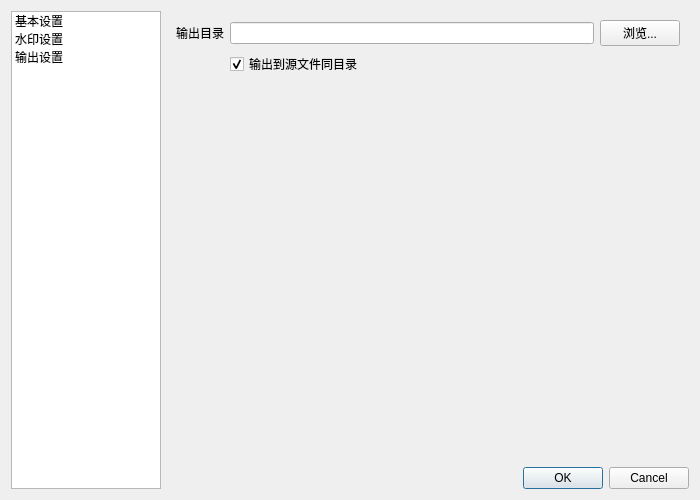
<?xml version="1.0" encoding="UTF-8"?>
<ui version="4.0">
 <class>SettingsDialog</class>
 <widget class="QDialog" name="SettingsDialog">
  <property name="geometry">
   <rect>
    <x>0</x>
    <y>0</y>
    <width>700</width>
    <height>500</height>
   </rect>
  </property>
  <property name="windowTitle">
   <string>设置</string>
  </property>
  <layout class="QHBoxLayout" name="horizontalLayout">
   <item>
    <widget class="QListWidget" name="listNav">
     <property name="maximumSize">
      <size>
       <width>150</width>
       <height>16777215</height>
      </size>
     </property>
     <item>
      <property name="text">
       <string>基本设置</string>
      </property>
     </item>
     <item>
      <property name="text">
       <string>水印设置</string>
      </property>
     </item>
     <item>
      <property name="text">
       <string>输出设置</string>
      </property>
     </item>
    </widget>
   </item>
   <item>
    <layout class="QVBoxLayout" name="rightLayout">
     <item>
      <widget class="QStackedWidget" name="stackedWidget">
       <property name="currentIndex">
        <number>0</number>
       </property>
       <widget class="QWidget" name="pageBasic">
        <layout class="QFormLayout" name="formLayoutBasic">
         <item row="0" column="0">
          <widget class="QLabel" name="label_1">
           <property name="text">
            <string>输出目录</string>
           </property>
          </widget>
         </item>
         <item row="0" column="1">
          <layout class="QHBoxLayout" name="hLayoutOut">
           <item>
            <widget class="QLineEdit" name="edtOutDir">
            <property name="readOnly">
             <bool>true</bool>
             </property>
            </widget>
           </item>
           <item>
            <widget class="QPushButton" name="btnBrowseOut">
             <property name="text">
              <string>浏览...</string>
             </property>
            </widget>
           </item>
          </layout>
         </item>
         <item row="1" column="1">
          <widget class="QCheckBox" name="chkSameDir">
           <property name="text">
            <string>输出到源文件同目录</string>
           </property>
           <property name="checked">
            <bool>true</bool>
           </property>
          </widget>
         </item>
        </layout>
       </widget>
       <widget class="QWidget" name="pageWatermark">
        <layout class="QFormLayout" name="formLayoutWm">
         <item row="0" column="0">
          <widget class="QLabel" name="label_type">
           <property name="text">
            <string>水印类型</string>
           </property>
          </widget>
         </item>
         <item row="0" column="1">
          <widget class="QComboBox" name="cmbType">
           <item>
            <property name="text">
             <string>图片水印</string>
            </property>
           </item>
           <item>
            <property name="text">
             <string>文字水印</string>
            </property>
           </item>
          </widget>
         </item>
         <item row="1" column="0">
          <widget class="QLabel" name="label_content">
           <property name="text">
            <string>内容/路径</string>
           </property>
          </widget>
         </item>
         <item row="1" column="1">
          <layout class="QHBoxLayout" name="hLayoutWmContent">
           <item>
            <widget class="QLineEdit" name="edtWmContent"/>
           </item>
           <item>
            <widget class="QPushButton" name="btnBrowseWm">
             <property name="text">
              <string>选择图片...</string>
             </property>
            </widget>
           </item>
          </layout>
         </item>
         <item row="2" column="0">
          <widget class="QLabel" name="label_pos">
           <property name="text">
            <string>位置</string>
           </property>
          </widget>
         </item>
         <item row="2" column="1">
          <widget class="QComboBox" name="cmbPosition">
           <item>
            <property name="text">
             <string>右下</string>
            </property>
           </item>
           <item>
            <property name="text">
             <string>左下</string>
            </property>
           </item>
           <item>
            <property name="text">
             <string>右上</string>
            </property>
           </item>
           <item>
            <property name="text">
             <string>左上</string>
            </property>
           </item>
           <item>
            <property name="text">
             <string>居中</string>
            </property>
           </item>
           <item>
            <property name="text">
             <string>自定义</string>
            </property>
           </item>
          </widget>
         </item>
         <item row="3" column="0">
          <widget class="QLabel" name="label_opacity">
           <property name="text">
            <string>透明度 (0-1)</string>
           </property>
          </widget>
         </item>
         <item row="3" column="1">
          <widget class="QDoubleSpinBox" name="spnOpacity">
           <property name="maximum">
            <double>1.0</double>
           </property>
           <property name="singleStep">
            <double>0.1</double>
           </property>
           <property name="value">
            <double>0.8</double>
           </property>
          </widget>
         </item>
         <item row="4" column="0">
          <widget class="QLabel" name="label_scale">
           <property name="text">
            <string>缩放/大小 (%)</string>
           </property>
          </widget>
         </item>
         <item row="4" column="1">
          <widget class="QSpinBox" name="spnScale">
           <property name="minimum">
            <number>1</number>
           </property>
           <property name="maximum">
            <number>100</number>
           </property>
           <property name="value">
            <number>15</number>
           </property>
          </widget>
         </item>
         <item row="5" column="0">
          <widget class="QLabel" name="label_margin">
           <property name="text">
            <string>边距 (px)</string>
           </property>
          </widget>
         </item>
         <item row="5" column="1">
          <widget class="QSpinBox" name="spnMargin">
           <property name="maximum">
            <number>1000</number>
           </property>
           <property name="value">
            <number>20</number>
           </property>
          </widget>
         </item>
        </layout>
       </widget>
       <widget class="QWidget" name="pageOutput">
        <layout class="QFormLayout" name="formLayoutOut">
         <item row="0" column="0">
          <widget class="QLabel" name="label_crf">
           <property name="text">
            <string>视频质量 (CRF)</string>
           </property>
          </widget>
         </item>
         <item row="0" column="1">
          <widget class="QSpinBox" name="spnCrf">
           <property name="maximum">
            <number>51</number>
           </property>
           <property name="value">
            <number>23</number>
           </property>
          </widget>
         </item>
         <item row="1" column="0">
          <widget class="QLabel" name="label_preset">
           <property name="text">
            <string>编码速度 (Preset)</string>
           </property>
          </widget>
         </item>
         <item row="1" column="1">
          <widget class="QComboBox" name="cmbPreset">
           <item>
            <property name="text">
             <string>veryfast</string>
            </property>
           </item>
           <item>
            <property name="text">
             <string>medium</string>
            </property>
           </item>
           <item>
            <property name="text">
             <string>slow</string>
            </property>
           </item>
          </widget>
         </item>
         <item row="2" column="0">
          <widget class="QLabel" name="label_ext">
           <property name="text">
            <string>输出格式</string>
           </property>
          </widget>
         </item>
         <item row="2" column="1">
          <widget class="QComboBox" name="cmbExt">
           <item>
            <property name="text">
             <string>mp4</string>
            </property>
           </item>
           <item>
            <property name="text">
             <string>mkv</string>
            </property>
           </item>
           <item>
            <property name="text">
             <string>mov</string>
            </property>
           </item>
          </widget>
         </item>
        </layout>
       </widget>
      </widget>
     </item>
     <item>
      <widget class="QDialogButtonBox" name="buttonBox">
       <property name="standardButtons">
        <set>QDialogButtonBox::Cancel|QDialogButtonBox::Ok</set>
       </property>
      </widget>
     </item>
    </layout>
   </item>
  </layout>
 </widget>
 <resources/>
 <connections/>
</ui>
